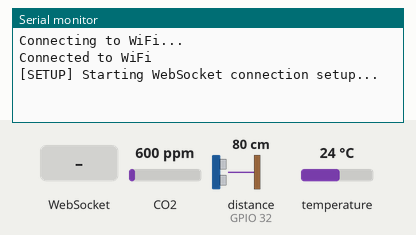
Recording of a sketch running on a simulated ESP32. Shown: the last lines printed to the serial monitor. Wiring (inferred from the names in the program): ultrasonic range finder: trigger GPIO 33; echo GPIO 32. Inputs (shaded band) come from the test bench; at power-on: CO2 600 ppm, distance to the obstacle (sensor on GPIO 32) 80 cm, temperature 24 °C. The echo pulse lasts 58.3 µs per cm; WiFi joins after 1.5 s; servers stay silent unless stated.

Above: at 2.7 s.
2.8 s: WebSocket text "1" received
At 5.2 s:
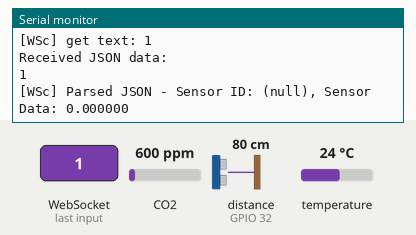
5.5 s: WebSocket text "0" received
At 8.1 s:
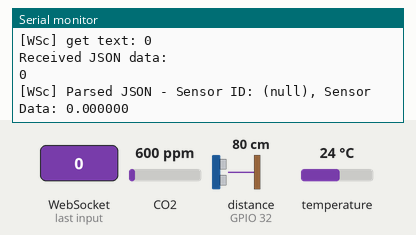

The sketch:

WEBSOCKET_TEST.ino
```cpp
#include <OneWire.h>
#include <DallasTemperature.h>
#include "MQ135.h"
#include <Wire.h>
#include <Adafruit_GFX.h>
#include <Adafruit_SSD1306.h>
#include <Arduino.h>
#include <WiFi.h>
#include <WiFiMulti.h>
#include <WebSocketsClient.h>
#include <ArduinoJson.h>

const int oneWireBus = 4;
OneWire oneWire(oneWireBus);
DallasTemperature tempsensor(&oneWire);

WiFiMulti WiFiMulti;
WebSocketsClient webSocket;

const char* ssid = "Wifi SSID";
const char* password = "Wifi Password";

#define trigPin 33
#define echoPin 32
#define gasPin 35
#define SOUND_SPEED 0.034
#define CM_TO_INCH 0.393701

MQ135 gasSensor(gasPin);

float ppm;
long duration;
float distanceCm;
float gasValue;

#define USE_SERIAL Serial

void hexdump(const void* mem, uint32_t len, uint8_t cols = 16) {
  const uint8_t* src = (const uint8_t*)mem;
  USE_SERIAL.printf("\n[HEXDUMP] Address: 0x%08X len: 0x%X (%d)", (ptrdiff_t)src, len, len);
  for (uint32_t i = 0; i < len; i++) {
    if (i % cols == 0) {
      USE_SERIAL.printf("\n[0x%08X] 0x%08X: ", (ptrdiff_t)src, i);
    }
    USE_SERIAL.printf("%02X ", *src);
    src++;
  }
  USE_SERIAL.printf("\n");
}
void connectToWiFi() {
  USE_SERIAL.println("Connecting to WiFi...");
  WiFiMulti.addAP("Wifi SSID", "Wifi Password");

  while (WiFiMulti.run() != WL_CONNECTED) {
    delay(100);
  }
  USE_SERIAL.println("Connected to WiFi");
}

void setupWebSocket() {
  USE_SERIAL.println("[SETUP] Starting WebSocket connection setup...");
  webSocket.begin("192.168.1.72", 8080, "/bishal");
  webSocket.onEvent(webSocketEvent);
  webSocket.setReconnectInterval(5000);
}

void setup() {
  USE_SERIAL.begin(115200);

  pinMode(trigPin, OUTPUT);
  pinMode(echoPin, INPUT);
  tempsensor.begin();

  // Connect to Wi-Fi
  connectToWiFi();

  // Setup WebSocket
  setupWebSocket();
}

void loop() {
  tempsensor.requestTemperatures();
  float temperatureC = tempsensor.getTempCByIndex(0);
  ppm = gasSensor.getPPM();
  digitalWrite(trigPin, LOW);
  delayMicroseconds(10);
  digitalWrite(trigPin, HIGH);
  delayMicroseconds(10);
  digitalWrite(trigPin, LOW);
  duration = pulseIn(echoPin, HIGH);
  delayMicroseconds(100);
  distanceCm = duration * SOUND_SPEED / 2;
  gasValue = ppm;
  delay(500);

  sendSensorData("HC-SR04", distanceCm);
  sendSensorData("DS18B20", temperatureC);
  sendSensorData("MQ-135", ppm);


  webSocket.loop();
}

void sendSensorData(const char* sensorType, float sensorValue) {
  DynamicJsonDocument jsonDocument(200);
  jsonDocument["sensor_id"] = sensorType;
  jsonDocument["sensor_data"] = sensorValue;

  String jsonString;
  serializeJson(jsonDocument, jsonString);

  webSocket.sendTXT(jsonString);
}

void webSocketEvent(WStype_t type, uint8_t* payload, size_t length) {
  USE_SERIAL.printf("[WSc] Received WebSocket message of type %d\n", type);
  USE_SERIAL.printf("[WSc] WebSocket payload: %s\n", payload);
  USE_SERIAL.printf("[WSc] WebSocket payload length %d\n", length);
  switch (type) {
    case WStype_DISCONNECTED:
      USE_SERIAL.printf("[WSc] Disconnected!\n");
      break;

    case WStype_CONNECTED:
      {
        String connectedUrl = String((char*)payload).substring(0, length);
        USE_SERIAL.printf("[WSc] Connected to url: %s\n", connectedUrl.c_str());
        webSocket.sendTXT("Connected");
        break;
      }

    case WStype_TEXT:
      {
        USE_SERIAL.printf("[WSc] get text: %s\n", payload);
        String payloadString = String((char*)payload);
        USE_SERIAL.println("Received JSON data:");
        USE_SERIAL.println(payloadString);

        StaticJsonDocument<200> jsonDocument;
        DeserializationError error = deserializeJson(jsonDocument, payloadString);

        if (error) {
          USE_SERIAL.printf("[WSc] Error parsing JSON: %s\n", error.c_str());
        } else {
          const char* sensorId = jsonDocument["sensor_id"];
          float sensorData = jsonDocument["sensor_data"].as<float>();
          USE_SERIAL.printf("[WSc] Parsed JSON - Sensor ID: %s, Sensor Data: %f\n", sensorId, sensorData);
        }
        break;
      }

    case WStype_BIN:
      USE_SERIAL.printf("[WSc] get binary length: %u\n", length);
      hexdump(payload, length);
      break;

    case WStype_ERROR:
    case WStype_FRAGMENT_TEXT_START:
    case WStype_FRAGMENT_BIN_START:
    case WStype_FRAGMENT:
    case WStype_FRAGMENT_FIN:
      break;
  }
}
```

Measured:
- after the input at 2.8 s, the serial monitor: prints a new line after 1.3 s (image 1)
- after the input at 5.5 s, the serial monitor: prints a new line after 1.1 s (image 2)
